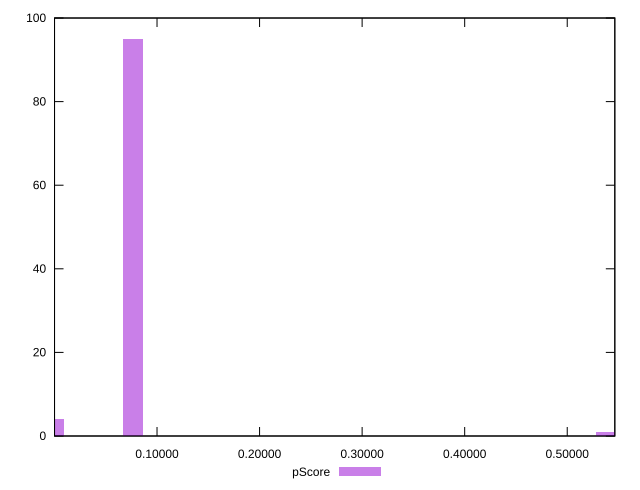

Recreate this plot in gnuplot.
reset

$pScore <<EOF
0.5375360037401715 1
0.07679085767716735 95
0 4
EOF

set key outside below
set boxwidth 0.01919771441929184
set xrange [0.00006417586681428666:0.5464069046480322]
set yrange [0:100]
set trange [0:100]
set style fill transparent solid 0.5 noborder
set terminal svg size 640, 490 enhanced background rgb 'white'
set output "report_00017_2021-02-10T15-08-03.406Z/cumulative-layout-shift/samples/pages+cached+noadtech+nomedia+nocss/pScore/histogram.svg"

plot $pScore title "pScore" with boxes

reset
